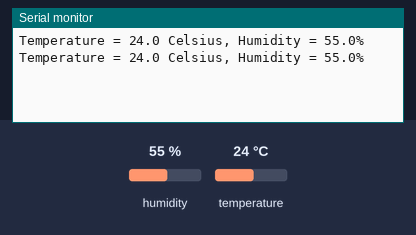
This sketch was run on a simulated Arduino Uno, built with avr-gcc and run on an emulated ATmega328P. Shown: the last lines printed to the serial monitor. The inputs (shaded band) are chosen by the test bench; at power-on: humidity 55 %, temperature 24 °C.

Above: at 6.8 s.
6.9 s: humidity set to 22 %
At 10.3 s:
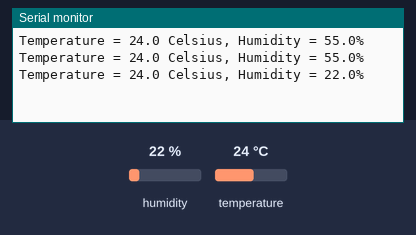
11.4 s: temperature set to 12 °C
At 12.7 s:
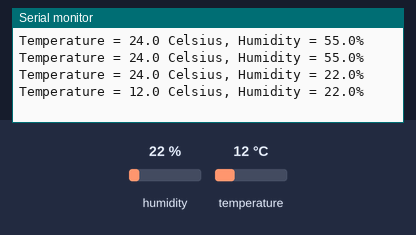
15.9 s: humidity set to 40 %
At 18.5 s:
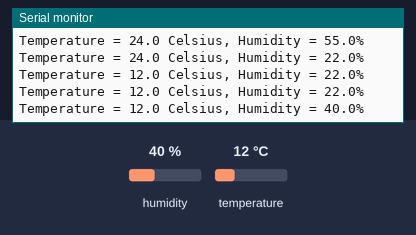
Timing chart, 0 to 20.0 s (numbered marks = the images above; inputs shaded):
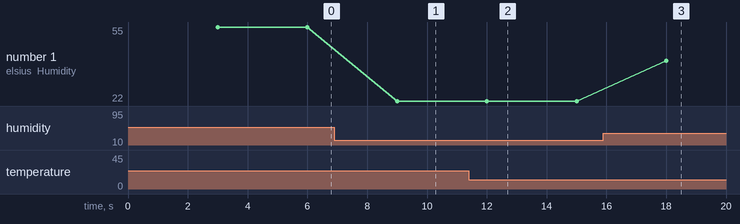

Measured:
- after the input at 6.9 s, the serial monitor: prints a new line after 2.1 s (image 1)
- after the input at 11.4 s, the serial monitor: prints a new line after 0.60 s (image 2)
- after the input at 15.9 s, the serial monitor: prints a new line after 2.1 s (image 3)
- plotted number 1: 55 → 22 after the input at 6.9 s, 22 → 40 after the input at 15.9 s

The sketch:

Temperature_Humidity_Sensor.ino
```cpp
// date: 6/5/2026
// Temperature and HumiditySensor by: ArZon

#include <dht_nonblocking.h>
#define DHT_SENSOR_TYPE DHT_TYPE_11

static const int DHT_SENSOR_PIN = 2;
DHT_nonblocking dht_sensor( DHT_SENSOR_PIN, DHT_SENSOR_TYPE );

void setup( )
{
  Serial.begin( 9600);
}

static bool measure_environment( float *temperature, float *humidity ) // Returns true when time interval lapses and updates temp/humidity via pointers
{
  static unsigned long measurement_timestamp = millis( );

  /* Measure once every four seconds. */
  if( millis( ) - measurement_timestamp > 3000ul )
  {
    if( dht_sensor.measure( temperature, humidity ) == true )
    {
      measurement_timestamp = millis( );
      return( true );
    }
  }

  return( false );
}

void loop( )
{
  float temperature; //initialize the variable Temperature
  float humidity; //initialize the variable Humidity

  // Measure temperature and humidity.  If the functions returns true, then a measurement is available.
  if( measure_environment( &temperature, &humidity ) == true )
  {
    Serial.print( "Temperature = " );
    Serial.print( temperature, 1 );
    Serial.print( " Celsius, Humidity = " );
    Serial.print( humidity, 1 );
    Serial.println( "%" );
  }
}

//code inspired from the elegoo super starter kit
```
